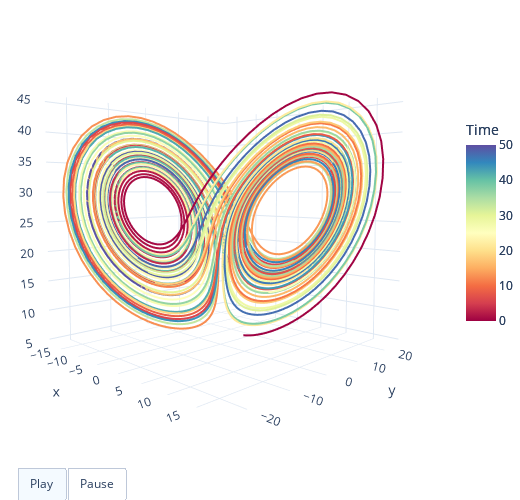

Notebook code for this chart:
### Code cell
#| label: animation
#| fig-align: center

fig = go.Figure(
    data= [go.Scatter3d(x=Xp, y=Yp, z=Zp,
                     mode="lines",
                     line=dict(width=4., color=tps, 
                               colorscale='Spectral', showscale=True, 
                               colorbar=dict(lenmode='fraction', len=0.5, title="Time"))),
           go.Scatter3d(x=Xp, y=Yp, z=Zp,
                     mode="lines",
                     line=dict(width=4., color=tps, 
                               colorscale='Spectral', showscale=True, 
                               colorbar=dict(lenmode='fraction', len=0.5, title="Time")))
          ],
    frames=[go.Frame(
        data=[
              go.Scatter3d(x=[Xp[i]], y=[Yp[i]], z=[Zp[i]], marker=dict(color='black', size=4.), 
                           mode="markers")
             ])
            for i in np.round(np.linspace(0, 1000-1, 200)).astype(int)]
)

def frame_args(duration):
    return {
            "frame": {"duration": duration},
            "mode": "immediate",
            "fromcurrent": True,
            "transition": {"duration": duration},
            }

eps = 5
fig.update_layout(
    template="plotly_white", width=520, height=500, 
    margin=dict(l=0.5, r=0.5, t=0.5, b=0.5),
    showlegend=False,
    # scene = dict(xaxis=dict(range=[min(X)-eps, max(X)+eps], autorange=False, zeroline=False),
    #             yaxis=dict(range=[min(Y)-eps, max(Y)+eps], autorange=False, zeroline=False),
    #             zaxis=dict(range=[min(Z)-eps, max(Z)+eps], autorange=False, zeroline=False)),
    scene_camera=dict(eye=dict(x = 1.2, y = -1.2, z = 0.1)),
    scene_aspectratio=dict(x=0.8, y=0.8, z=0.8),
    updatemenus = [{"buttons":[{
                        "args": [None, frame_args(50.)],
                        "label": "Play", 
                        "method": "animate",
                    },
                    {
                        "args": [[None], frame_args(0)],
                        "label": "Pause", 
                        "method": "animate",
                  }],
                    
                "direction": "left",
                "pad": {"r": 10, "t": 70},
                "type": "buttons",
                "x": 0.3,
                "y": 0.1,
            }
         ]
)

# fig.update_geos(resolution=110)
# fig.write_html("animation.html", full_html=False)
# fig.write_image("test.png", format="png", scale=2)
fig.show()

### Figure 1 — Plotly figure (JSON) as saved in the notebook; plotly's stock layout.template omitted (floating-point values rounded to 4 significant figures; data arrays with more than 128 entries replaced by an {"elided": "..."} marker saying what was removed)
{"data": [{"line": {"color": {"elided": "5000 float values"}, "colorbar": {"len": 0.5, "lenmode": "fraction", "title": {"text": "Time"}}, "colorscale": [[0, "rgb(158,1,66)"], [0.1, "rgb(213,62,79)"], [0.2, "rgb(244,109,67)"], [0.3, "rgb(253,174,97)"], [0.4, "rgb(254,224,139)"], [0.5, "rgb(255,255,191)"], [0.6, "rgb(230,245,152)"], [0.7, "rgb(171,221,164)"], [0.8, "rgb(102,194,165)"], [0.9, "rgb(50,136,189)"], [1, "rgb(94,79,162)"]], "showscale": true, "width": 4}, "mode": "lines", "type": "scatter3d", "x": {"elided": "5000 float values"}, "y": {"elided": "5000 float values"}, "z": {"elided": "5000 float values"}}, {"line": {"color": {"elided": "5000 float values"}, "colorbar": {"len": 0.5, "lenmode": "fraction", "title": {"text": "Time"}}, "colorscale": [[0, "rgb(158,1,66)"], [0.1, "rgb(213,62,79)"], [0.2, "rgb(244,109,67)"], [0.3, "rgb(253,174,97)"], [0.4, "rgb(254,224,139)"], [0.5, "rgb(255,255,191)"], [0.6, "rgb(230,245,152)"], [0.7, "rgb(171,221,164)"], [0.8, "rgb(102,194,165)"], [0.9, "rgb(50,136,189)"], [1, "rgb(94,79,162)"]], "showscale": true, "width": 4}, "mode": "lines", "type": "scatter3d", "x": {"elided": "5000 float values"}, "y": {"elided": "5000 float values"}, "z": {"elided": "5000 float values"}}], "layout": {"height": 500, "margin": {"b": 0.5, "l": 0.5, "r": 0.5, "t": 0.5}, "scene": {"aspectratio": {"x": 0.8, "y": 0.8, "z": 0.8}, "camera": {"eye": {"x": 1.2, "y": -1.2, "z": 0.1}}}, "showlegend": false, "updatemenus": [{"buttons": [{"args": [null, {"frame": {"duration": 50}, "fromcurrent": true, "mode": "immediate", "transition": {"duration": 50}}], "label": "Play", "method": "animate"}, {"args": [[null], {"frame": {"duration": 0}, "fromcurrent": true, "mode": "immediate", "transition": {"duration": 0}}], "label": "Pause", "method": "animate"}], "direction": "left", "pad": {"r": 10, "t": 70}, "type": "buttons", "x": 0.3, "y": 0.1}], "width": 520}}
